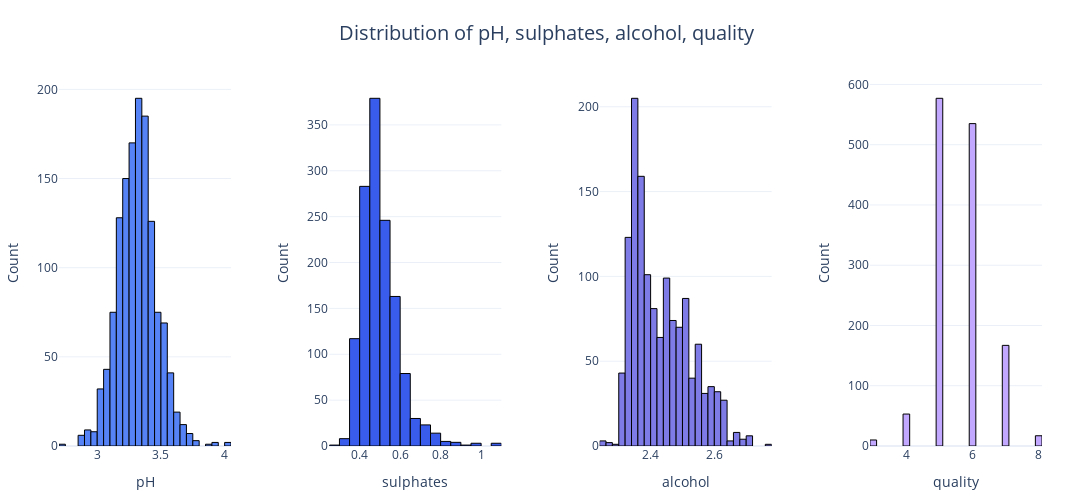

The notebook cell this image was saved under:
### Code cell
plot_histograms(
    transformed_wine_df,
    ["pH", "sulphates", "alcohol", "quality"],
    save_path="images/histograms2_transformed.png",
)

### Figure 1 — Plotly figure (JSON) as saved in the notebook; plotly's stock layout.template omitted (floating-point values rounded to 4 significant figures; data arrays with more than 128 entries replaced by an {"elided": "..."} marker saying what was removed)
{"data": [{"marker": {"color": "#5684F7", "line": {"color": "#000000", "width": 1}}, "name": "pH", "nbinsx": 40, "type": "histogram", "x": {"elided": "1359 float values"}, "xaxis": "x", "yaxis": "y"}, {"marker": {"color": "#3A5CED", "line": {"color": "#000000", "width": 1}}, "name": "sulphates", "nbinsx": 40, "type": "histogram", "x": {"elided": "1359 float values"}, "xaxis": "x2", "yaxis": "y2"}, {"marker": {"color": "#7E7AE6", "line": {"color": "#000000", "width": 1}}, "name": "alcohol", "nbinsx": 40, "type": "histogram", "x": {"elided": "1359 float values"}, "xaxis": "x3", "yaxis": "y3"}, {"marker": {"color": "#C2A9FF", "line": {"color": "#000000", "width": 1}}, "name": "quality", "nbinsx": 40, "type": "histogram", "x": {"elided": "1359 int values"}, "xaxis": "x4", "yaxis": "y4"}], "layout": {"height": 500, "margin": {"b": 50, "l": 50, "r": 50, "t": 80}, "showlegend": false, "title": {"font": {"size": 20}, "text": "Distribution of pH, sulphates, alcohol, quality", "x": 0.5}, "width": 1600, "xaxis": {"anchor": "y", "domain": [0, 0.175], "title": {"font": {"size": 14}, "text": "pH"}}, "xaxis2": {"anchor": "y2", "domain": [0.275, 0.45], "title": {"font": {"size": 14}, "text": "sulphates"}}, "xaxis3": {"anchor": "y3", "domain": [0.55, 0.725], "title": {"font": {"size": 14}, "text": "alcohol"}}, "xaxis4": {"anchor": "y4", "domain": [0.825, 1], "title": {"font": {"size": 14}, "text": "quality"}}, "yaxis": {"anchor": "x", "domain": [0, 1], "title": {"font": {"size": 14}, "text": "Count"}}, "yaxis2": {"anchor": "x2", "domain": [0, 1], "title": {"font": {"size": 14}, "text": "Count"}}, "yaxis3": {"anchor": "x3", "domain": [0, 1], "title": {"font": {"size": 14}, "text": "Count"}}, "yaxis4": {"anchor": "x4", "domain": [0, 1], "title": {"font": {"size": 14}, "text": "Count"}}}}
